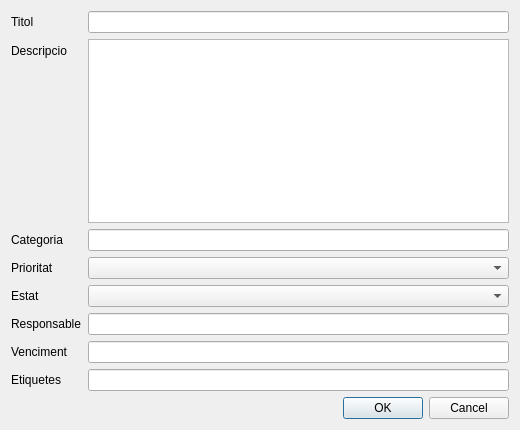
<?xml version="1.0" encoding="UTF-8"?>
<ui version="4.0">
 <class>IncidentDialog</class>
 <widget class="QDialog" name="IncidentDialog">
  <property name="geometry">
   <rect>
    <x>0</x>
    <y>0</y>
    <width>520</width>
    <height>430</height>
   </rect>
  </property>
  <property name="windowTitle">
   <string>Incidencia</string>
  </property>
  <layout class="QVBoxLayout" name="vertical_layout">
   <item>
    <layout class="QFormLayout" name="form_layout">
     <item row="0" column="0">
      <widget class="QLabel" name="title_label">
       <property name="text">
        <string>Titol</string>
       </property>
      </widget>
     </item>
     <item row="0" column="1">
      <widget class="QLineEdit" name="title_edit"/>
     </item>
     <item row="1" column="0">
      <widget class="QLabel" name="description_label">
       <property name="text">
        <string>Descripcio</string>
       </property>
      </widget>
     </item>
     <item row="1" column="1">
      <widget class="QTextEdit" name="description_edit"/>
     </item>
     <item row="2" column="0">
      <widget class="QLabel" name="category_label">
       <property name="text">
        <string>Categoria</string>
       </property>
      </widget>
     </item>
     <item row="2" column="1">
      <widget class="QLineEdit" name="category_edit"/>
     </item>
     <item row="3" column="0">
      <widget class="QLabel" name="priority_label">
       <property name="text">
        <string>Prioritat</string>
       </property>
      </widget>
     </item>
     <item row="3" column="1">
      <widget class="QComboBox" name="priority_combo"/>
     </item>
     <item row="4" column="0">
      <widget class="QLabel" name="status_label">
       <property name="text">
        <string>Estat</string>
       </property>
      </widget>
     </item>
     <item row="4" column="1">
      <widget class="QComboBox" name="status_combo"/>
     </item>
     <item row="5" column="0">
      <widget class="QLabel" name="assignee_label">
       <property name="text">
        <string>Responsable</string>
       </property>
      </widget>
     </item>
     <item row="5" column="1">
      <widget class="QLineEdit" name="assignee_edit"/>
     </item>
     <item row="6" column="0">
      <widget class="QLabel" name="due_date_label">
       <property name="text">
        <string>Venciment</string>
       </property>
      </widget>
     </item>
     <item row="6" column="1">
      <widget class="QLineEdit" name="due_date_edit"/>
     </item>
     <item row="7" column="0">
      <widget class="QLabel" name="tags_label">
       <property name="text">
        <string>Etiquetes</string>
       </property>
      </widget>
     </item>
     <item row="7" column="1">
      <widget class="QLineEdit" name="tags_edit"/>
     </item>
    </layout>
   </item>
   <item>
    <widget class="QDialogButtonBox" name="buttons">
     <property name="orientation">
      <enum>Qt::Orientation::Horizontal</enum>
     </property>
     <property name="standardButtons">
      <set>QDialogButtonBox::Cancel|QDialogButtonBox::Ok</set>
     </property>
    </widget>
   </item>
  </layout>
 </widget>
 <resources/>
 <connections>
  <connection>
   <sender>buttons</sender>
   <signal>accepted()</signal>
   <receiver>IncidentDialog</receiver>
   <slot>accept()</slot>
   <hints>
    <hint type="sourcelabel">
     <x>380</x>
     <y>400</y>
    </hint>
    <hint type="destinationlabel">
     <x>260</x>
     <y>215</y>
    </hint>
   </hints>
  </connection>
  <connection>
   <sender>buttons</sender>
   <signal>rejected()</signal>
   <receiver>IncidentDialog</receiver>
   <slot>reject()</slot>
   <hints>
    <hint type="sourcelabel">
     <x>380</x>
     <y>400</y>
    </hint>
    <hint type="destinationlabel">
     <x>260</x>
     <y>215</y>
    </hint>
   </hints>
  </connection>
 </connections>
</ui>
